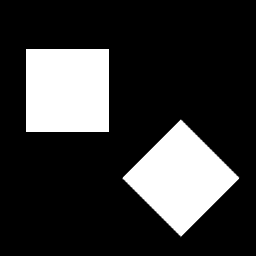
%> input picture obrazy/lab9/wykonanie/kwadraty.png, 256 x 256 px
$ octave zadania_dwa_dwa.m   (GNU Octave 9; MATLAB toolbox functions it lacks are replaced by stand-ins)
%> lines starting %> are read from the running program, lines starting %| are printed output that depends on the picture; in (x1, y1, x2, y2) boxes, pixels count from 0 and x2, y2 are one past the last pixel; in counts of white or black regions, pixels touching at a corner belong together; the program's own positions count from 1
%% zadanie 2.B

close all;
clearvars;
clc;

X = 3;
Y = 1;

kwadraty = imread('kwadraty.png');
%> kwadraty is the input picture: size 256x256 uint8; min 0, max 255, mean 53.6
autocanny = edge(kwadraty, 'canny');
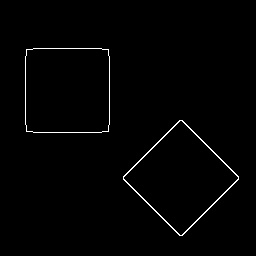
%> autocanny: size 256x256 logical; 1.2% white in thin lines or dots, all inside (x1, y1, x2, y2) = (25, 48, 239, 236)
[H,theta,rho] = hough(autocanny);
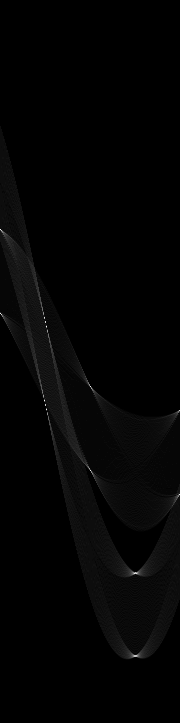
%> H: size 723x180 double; min 0, max 73, mean 1.1; drawn with min black and max white
%> theta = 180 values from -90 to 89; rho = 723 values from -361 to 361
piki = houghpeaks(H,9);
%> piki = [230 1; 401 45; 327 47; 410 47; 314 1; 387 91; 471 91; 574 135; 318 45]
lines = houghlines(autocanny,theta,rho,piki);
%> lines = 9 lines; longest, point1 to point2 (x, y): (181, 121) to (239, 177), (183, 121) to (239, 179), (124, 179) to (180, 121), (124, 179) to (179, 235), (132, 188) to (181, 236), (34, 133) to (102, 133)


figure;
imshow(autocanny)
hold on
max_len = 0;
for k = 1:length(lines)
   xy = [lines(k).point1; lines(k).point2];
   plot(xy(:,1),xy(:,2),'LineWidth',2,'Color','green');

   % Plot beginnings and ends of lines
   plot(xy(1,1),xy(1,2),'x','LineWidth',2,'Color','yellow');
   plot(xy(2,1),xy(2,2),'x','LineWidth',2,'Color','red');

   % Determine the endpoints of the longest line segment
   len = norm(lines(k).point1 - lines(k).point2);
   if ( len > max_len)
      max_len = len;
      xy_long = xy;
   end
end
%> this loop made 9 passes
%> (len, max_len, xy_long) on passes 1 to 2: (68, 68, [34 133; 102 133]), (80.62, 80.62, [181 121; 239 177])
%> (xy, len) on passes 3 to 8: ([124 179; 179 235], 78.49), ([183 121; 239 179], 80.62), ([34 49; 102 49], 68), ([26 57; 26 125], 68), ([110 57; 110 125], 68), ([124 179; 180 121], 80.62)
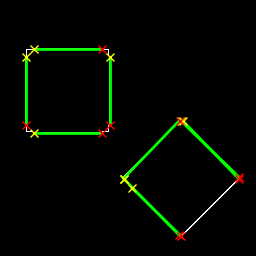
%> figure redrawn from the program's plot data


figure;
subplot(Y,X,1);
imshow(kwadraty);
title('orygina??');

subplot(Y,X,2);
imshow(autocanny);
title('canny');

subplot(Y,X,3);
imshow(H, []);
title('hough');

hold on;
plot(piki(:,2), piki(:,1), 'o');
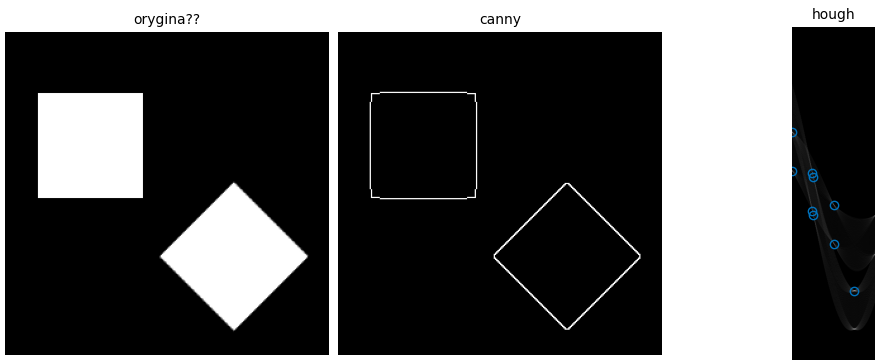
%> figure redrawn from the program's plot data, 3 panels
